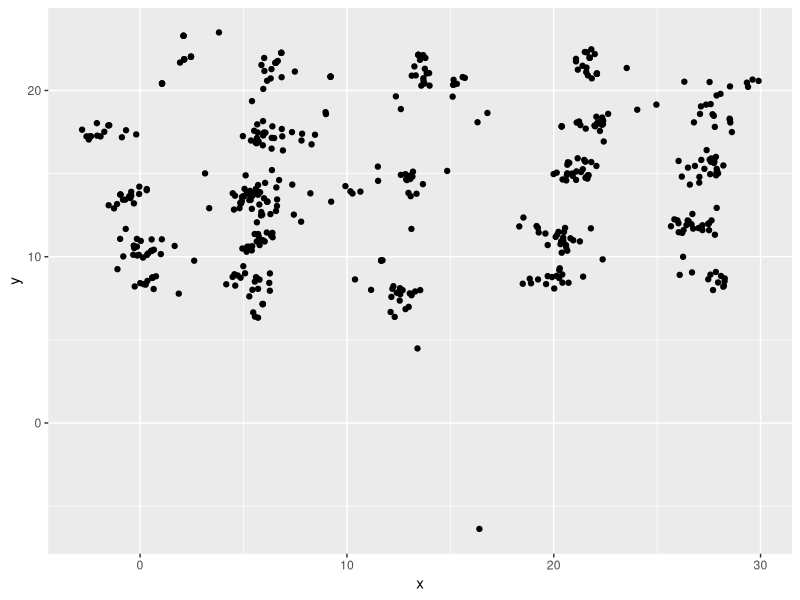
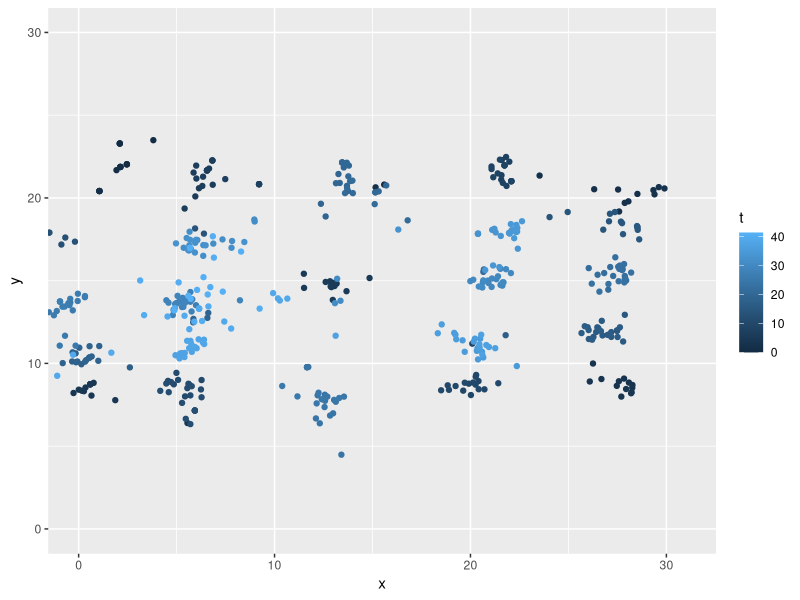
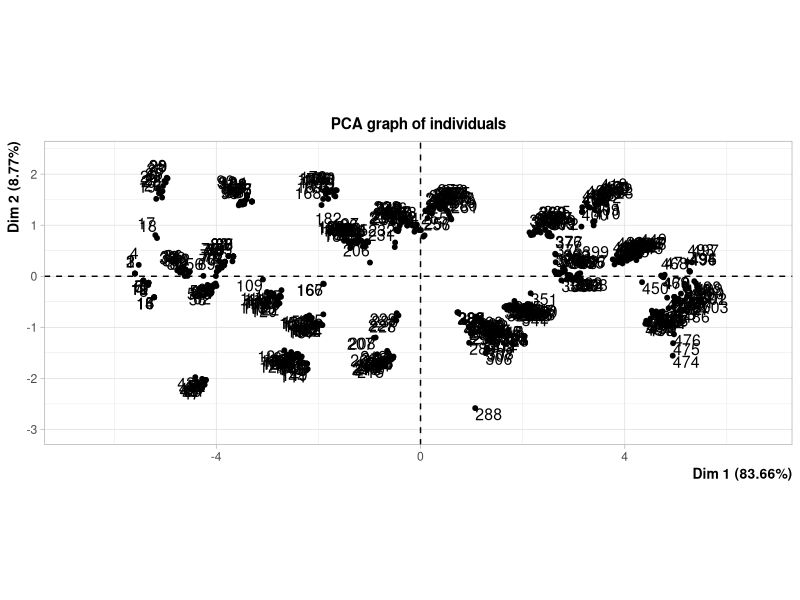
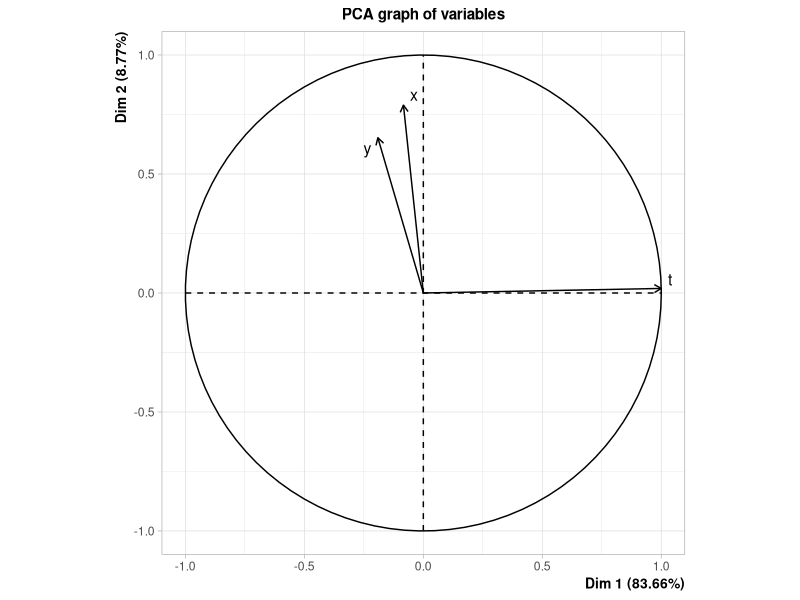
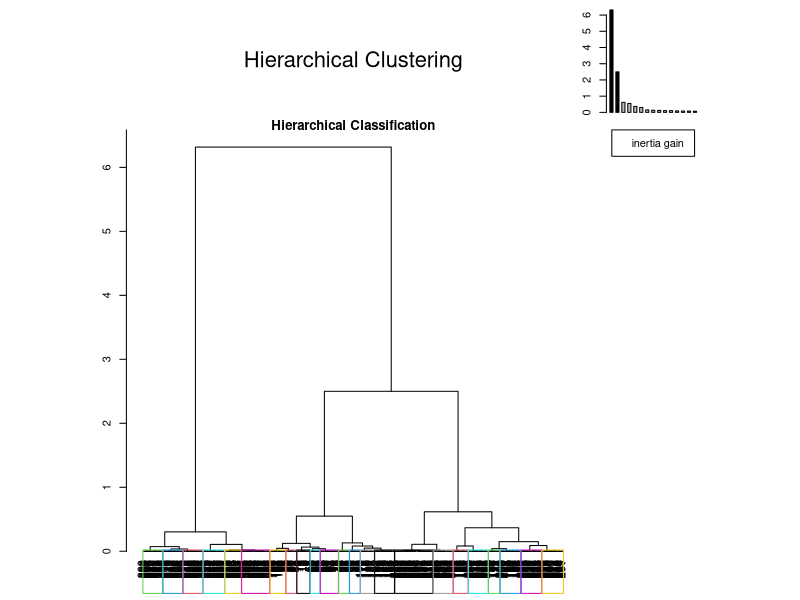
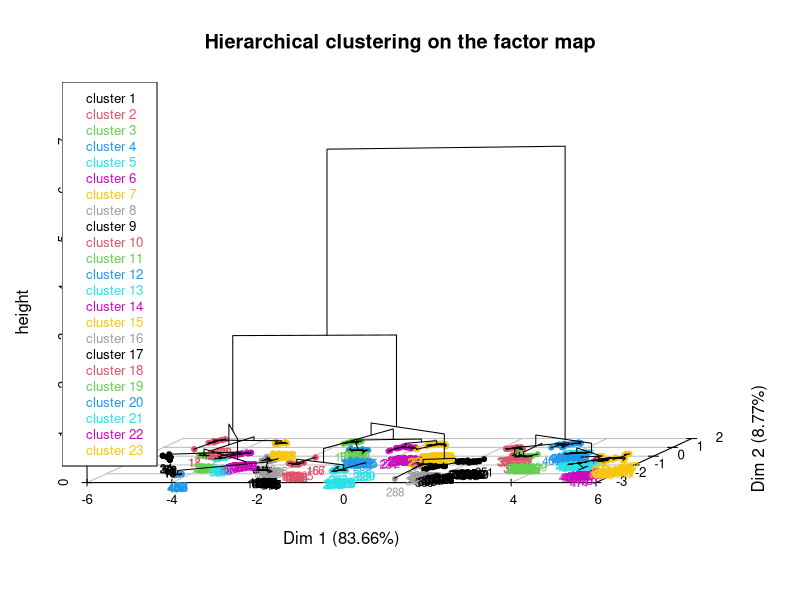
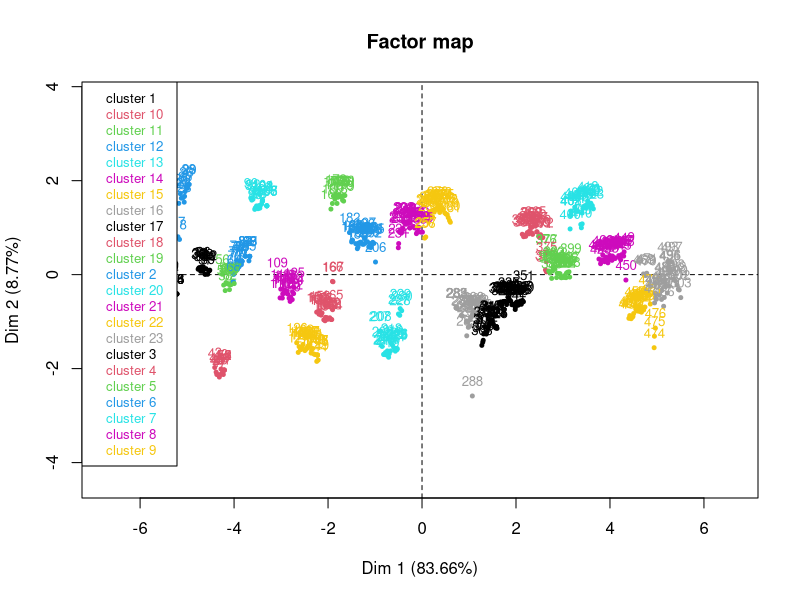
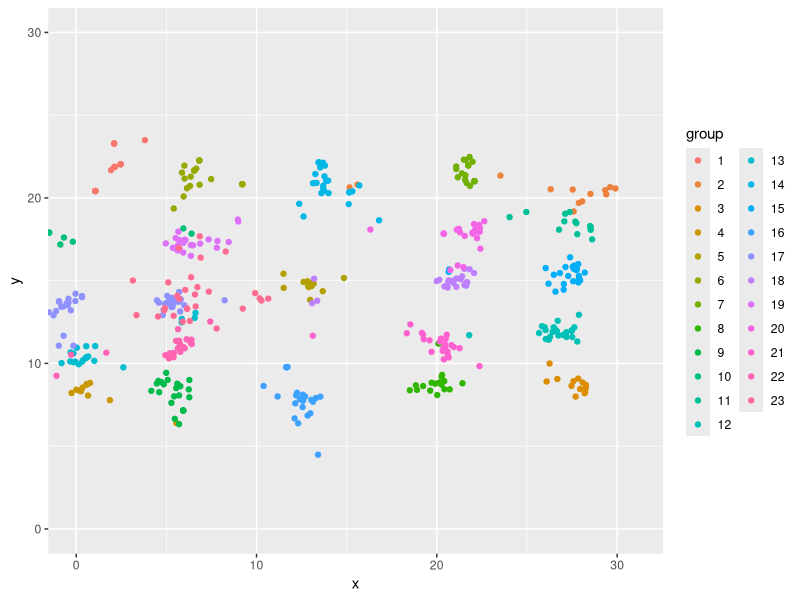

The R source for these figures, in order:

# Dans ce code, on applique la methode de translation par le vecteur barycentre--> cible
# nos données sont juste nos fixation sur les cible (pas de stimuli présenté)

library(png)
library(grid)
library(FactoMineR)
library(tidyverse)
library(ggplot2)


data = read.table("data/record_23points_correction.txt")
head(data)

# a adapter en fonction de la taille de notre ecran.
x =  data$V1 * 31
y = (1 - data$V2) * 17.4

df = data.frame(cbind(x,y, t = data$V3))
df$t =( df$t - df$t[1])/1000

myplot = ggplot(data = df, aes(x,y)) + 
  geom_point() + 
  coord_cartesian()
myplot

ggplot(data = df, aes(x,y, color = t)) + 
  geom_point() + 
  coord_cartesian(xlim = c(0,31), ylim = c(0,30))

# CLassifie nos points en 23 classe (car 23 cible on été regardé)
acp = FactoMineR::PCA(df, col.w = c(1,1,10))
res.hcpc = HCPC(acp, nb.clust = 23,  consol = TRUE)

df2 = res.hcpc$data.clust
colnames(df2) = c(colnames(df), "group")
head(df2)
df2$group

ggplot() + 
  geom_point(data = df2, aes(x,y, color = group)) + 
  coord_cartesian(xlim = c(0,31), ylim = c(0,30))

# vecteur des cible regardé lors de l'expé : 
xvec <- c(1.6,29.4,29.4,1.6,15.6,8,24,24,8,1.6,29.4,29.4,1.6,15.6,29.4,15.6,1.6,8,24,8,24,24,8)

yvec <- c(16.5,16.5,1,1,8.7,16.5,16.5,1,1,13,13,4.3,4.3,16.5,8.7,1,8.7,8.7,8.7,13,13,4.3,4.3)

df_bon <- data.frame(x=xvec,y=yvec)
df_bon$name = rownames((df_bon))
head(df_bon)
head(df2)

df_bon[18,]

# on joints les coordonné enregistré et les coordonnées des cible par groupe (c a d par cible)
df_joint = full_join(df2, df_bon,by=c("group"="name"))
colnames(df_joint) = c("x_eye", "y_eye", "t", "group", "x_paper", "y_paper")


# plot des points réels et des regards
ggplot() + 
  geom_point(data = df2, aes(x,y, color = group)) + 
  coord_cartesian(xlim = c(0,31), ylim = c(0,30)) +
  geom_point(data = df_bon, aes(x,y, color = name), shape = 17, cex = 4)


# calculs barycentre  
barycentre_coord = df_joint %>% group_by(group) %>% 
  summarise(mean_x = mean(x_eye), 
            mean_y = mean(y_eye))

# on créé un data frame avec les nouvelles coordonnées des points du regards, translaté
# par le vecteur point papier -> barycentre
translation_mat = full_join(df_joint , barycentre_coord,by=c("group"="group"))
translation_mat$x_diff = translation_mat$x_paper - translation_mat$mean_x
translation_mat$y_diff = translation_mat$y_paper - translation_mat$mean_y

translation_mat$x_trans = translation_mat$x_eye + translation_mat$x_diff
translation_mat$y_trans = translation_mat$y_eye + translation_mat$y_diff

head(translation_mat)

# on plot les nouvelles coordonnées translaté 
ggplot() + 
  geom_point(data = translation_mat, aes(x_trans,y_trans, color = group)) + 
  coord_cartesian(xlim = c(0,31), ylim = c(0,30)) +
  geom_point(data = df_bon, aes(x,y, color = name), shape = 17, cex = 4) + 
  geom_point(data = barycentre_coord, aes(mean_x,mean_y, color = group), shape = 15, cex = 2) 

## geom density 2D 
# on peut faire une densité/heatmap sur ces données
ggplot(data=translation_mat,aes(x_trans,y_trans)) + 
  geom_point() + 
  geom_density_2d_filled(adjust = 2/3, alpha = 0.5)+
  coord_cartesian(xlim = c(0,31), ylim = c(0,30)) 
